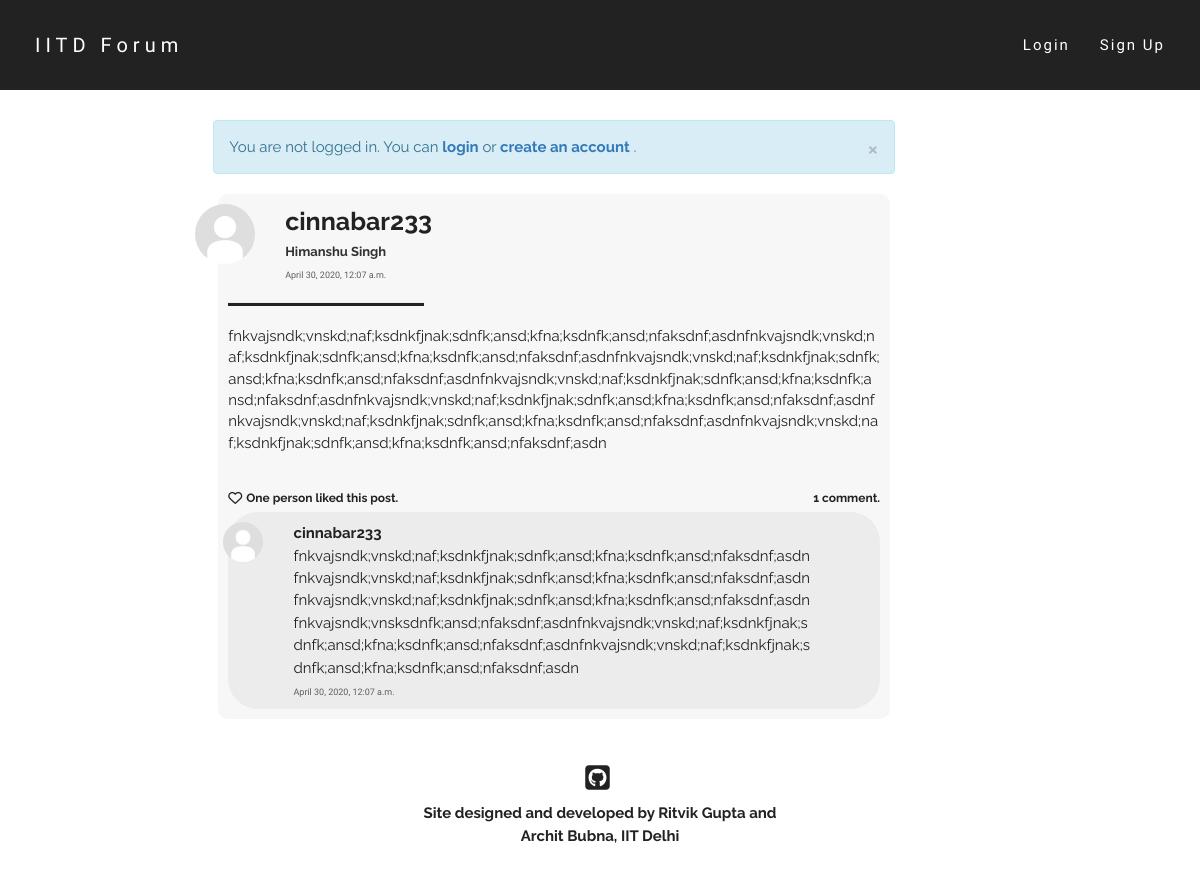
The app's page /post/7/, older data.
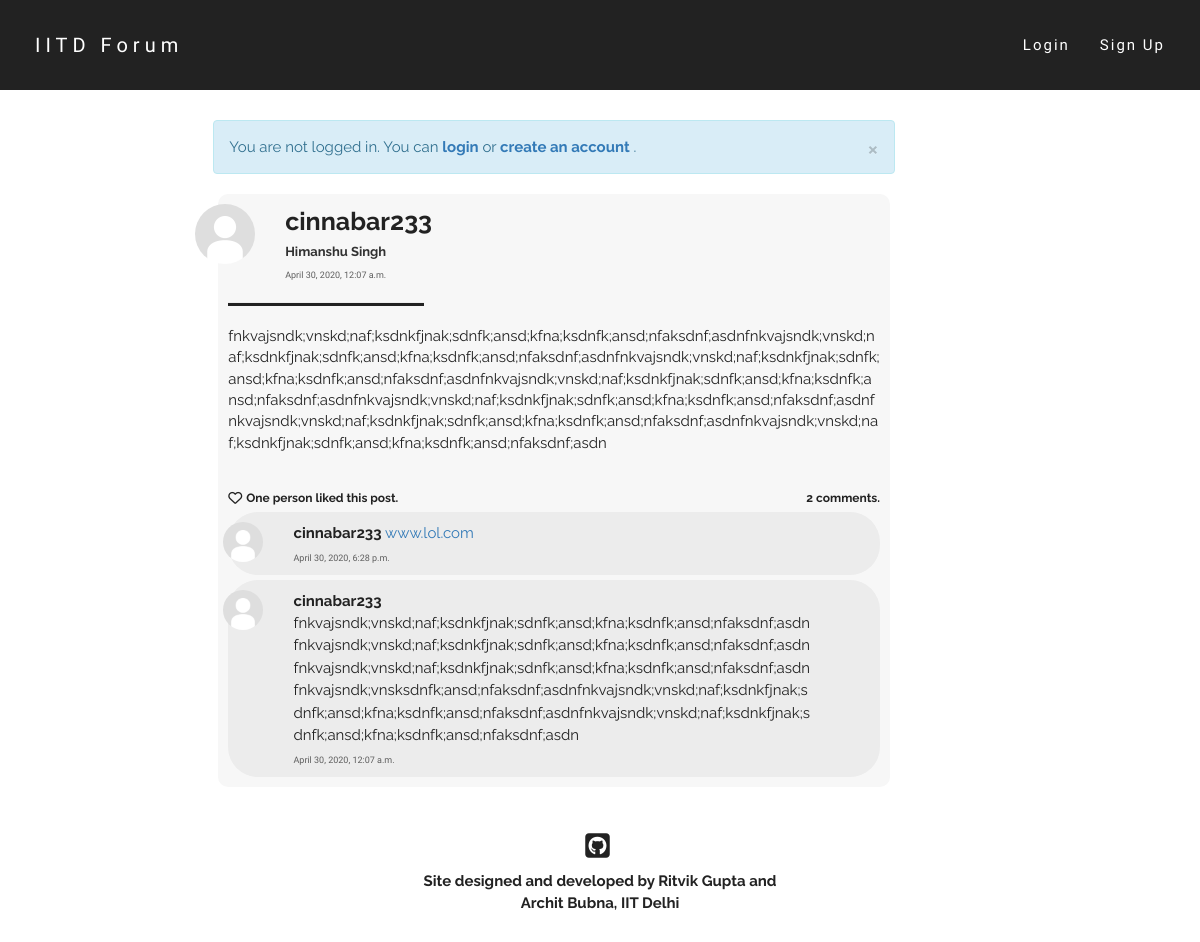
The same page, newer data.
### post/models.py (models this page shows, shortened)
class Comment(models.Model):
    parent_post = models.ForeignKey(Post, on_delete = models.CASCADE)
    text = models.CharField(max_length = 500)
    author = models.ForeignKey(User, on_delete = models.CASCADE)
    pub_date = models.DateTimeField(default = timezone.now())

class Post(models.Model):
    text = models.TextField(max_length = 5000)
    author = models.ForeignKey(User, on_delete = models.CASCADE)
    pub_date = models.DateTimeField(default = timezone.now())

### users/models.py (models this page shows, shortened)
class Profile(models.Model):
    parent_user = models.OneToOneField(User, on_delete=models.CASCADE)
    date_of_birth = models.DateField()
    first_name = models.CharField(max_length=50)
    last_name = models.CharField(max_length=50)
    gender = models.CharField(max_length=100, default="Male")
    dept = models.CharField(max_length=100, default="None")
    hostel = models.CharField(max_length=100, default="None")
    image = models.ImageField(default='default.jpg',upload_to='profile-pics')
    def full_name(self):
        return self.first_name + ' ' + self.last_name

### post/views.py (the view)
# urls.py: path('<int:post_id>/', views.post_view, name='post_view'),
def post_view(request, post_id):
    try:
        post = Post.objects.get(id=post_id)
    except Post.DoesNotExist:
        raise Http404("ERROR 404: Post does not exist")
    comments = post.comment_set.order_by('-pub_date')
    return render(request, 'post/post_view.html', {'post': post, 'comments': comments, 'title':'Post by '+post.author.username})

### post/templates/post/post_view.html (shortened to what the changed rows need)
{% extends "post/base.html" %}
{% block content %}
<div class="home-post-div">
    <div class="row">
        <div class="col-md-1">
            <img class="img-circle profile-pic" width=60 height=60 src="{{ post.author.profile.image.url }}" alt="default.jpg">
        </div>
        <div class="col-md-10">
            <a href="{% url 'users:profile_view' post.author.username %}" class="post-head">
                <font class="username-font">
                    <b>{{post.author.username}}</b>
                </font>
                <br>
                <font class="name-font">
                    {{post.author.profile.full_name}}
                </font>
            </a>
            <br>
            <font class="date-font">
                {{post.pub_date}}
            </font>
        </div>
    </div>
    <font class="post-content-font">
        <div class="content-div">
            {{post.text|urlize|linebreaks}}
        </div>
    </font>
    <br>
    <div class="like-wrapper">
        {% if request.user in post.postlike.likers.all %}
            <div class="like-button-wrapper">
                <i class="fa fa-heart liked like-button" aria-hidden="true" id="like{{ post.id }}" data-catid="{{ post.id }}"></i>
            </div>
            <div class="likes-count like-count-font" id="likes-count{{ post.id }}" data-catid="{{post.postlike.likers.count}}">
                    {% if post.postlike.likers.count == 1 %}
                        You liked this post.
                    {% elif post.postlike.likers.count == 2 %}
                        You and one other liked this post.
                    {% else %}
                        You and {{ post.postlike.likers.count|add:"-1" }} others liked this post.
                    {% endif %}
            </div>
        {% else %}
            <div class="like-button-wrapper">
                {% if request.user.is_authenticated %}
                    <i class="fa fa-heart-o likes like-button" aria-hidden="true" id="like{{ post.id }}" data-catid="{{ post.id }}"></i>
                {% else %}
                    <a href="{% url 'login' %}"><i class="fa fa-heart-o likes like-button" aria-hidden="true" id="like{{ post.id }}" data-catid="{{ post.id }}"></i></a>
                {% endif %}
            </div>
            <div class="likes-count like-count-font" id="likes-count{{ post.id }}" data-catid="{{post.postlike.likers.count}}">
                    {% if post.postlike.likers.count == 0 %}
                        No likes yet.
                    {% elif post.postlike.likers.count == 1 %}
                        One person liked this post.
                    {% else %}
                        {{ post.postlike.likers.count }} people liked this post.
                    {% endif %}
            </div>
        {% endif %}
        <div class="comments-count like-count-font">
            {% if post.comment_set.all|length == 0 %}
                No comments yet.
            {% elif post.comment_set.all|length == 1 %}
                1 comment.
            {% else %}
                {{post.comment_set.all|length}} comments.
            {% endif %}
        </div>
    </div>
    {% for comment in post.comment_set.all|dictsortreversed:"pub_date" %}
        <div id="comment-{{comment.id}}-div">
            <div class="comment-div">
                <div class="row">
                    <div class="col-md-1">
                        <img class="img-circle profile-pic" width=40 height=40 src="{{ comment.author.profile.image.url }}" alt="default.jpg">
                    </div>
                    <div class="col-md-10 content-div">
                        <a href="{% url 'users:profile_view' comment.author.username %}" class="post-head">
                        <font class="comment-username-font">
                            <b>{{comment.author.username}}</b>
                            </a>
                              {{comment.text|urlize}}
                        <br>
                        <font class="date-font">
                            {{comment.pub_date}}
                        </font>
                    </div>
                    <div class="col-md-1 comment-delete-div">
                    </div>
                </div>
            </div>
        </div>
        {% endfor %}
</div>
{% endblock %}

Row changes from the older to the newer data that the page shows:
shown differently, row unchanged: Post "cinnabar233": comment_set.all|length (not shown) → "2"
added Comment: author.profile.image (placeholder picture), author.username "cinnabar233", text "www.lol.com", pub_date "April 30, 2020, 6:28 p.m."
Text that changed along with them:
text no longer shown: "1 comment."
text now shown: "comments."
